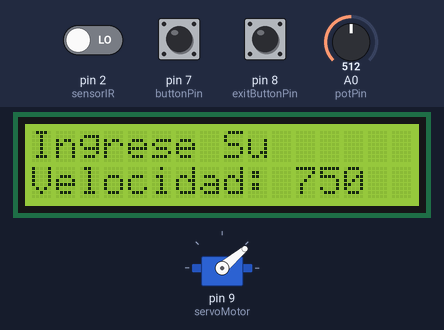
Recording of a sketch running on a simulated Arduino Uno, built with avr-gcc and run on an emulated ATmega328P. On the bench: 16×2 character LCD, servo. The test bench sets the inputs (shaded band); at power-on: pin 7 (buttonPin) HIGH, pin 2 (sensorIR) LOW, A0 (potPin) = 512, pin 8 (exitButtonPin) HIGH. What the sketch prints to the serial monitor is not drawn.

Above: at 1.3 s.
1.4 s: pin 7 (buttonPin) pulled LOW for 0.15 s
At 1.47 s:
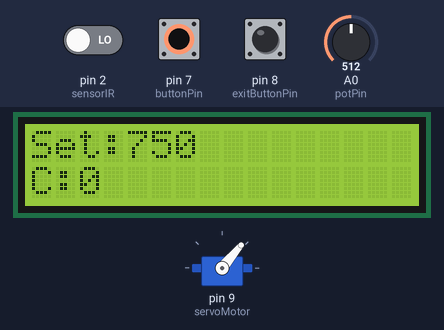
3.2 s: pin 2 (sensorIR) driven HIGH
At 5.9 s:
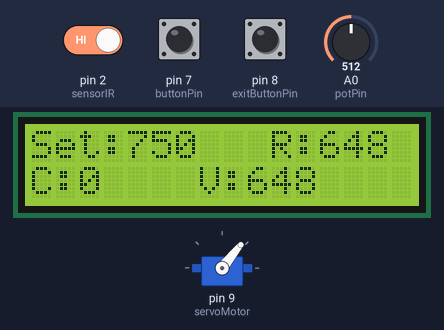
6.2 s: A0 (potPin) set to 716
9.2 s: pin 8 (exitButtonPin) pulled LOW for 0.15 s
At 9.6 s:
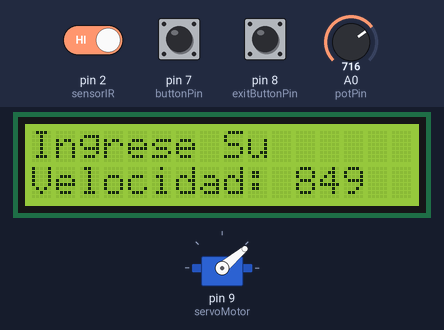
10.8 s: pin 7 (buttonPin) pulled LOW for 1 s
At 11.9 s:
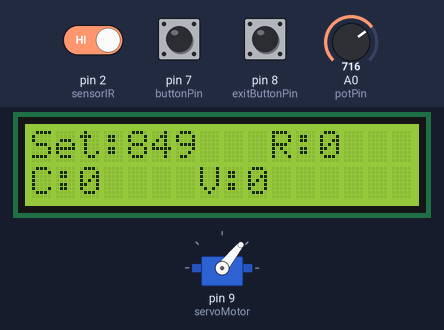
13.3 s: A0 (potPin) set to 900
At 16.7 s:
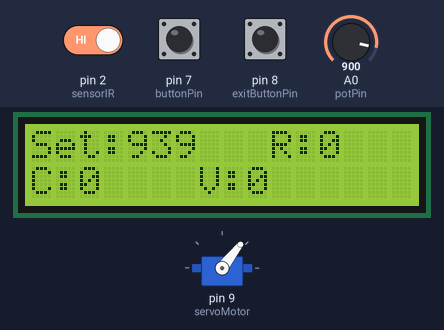
Timing chart, 0 to 57.7 s (numbered marks = the images above; inputs shaded):
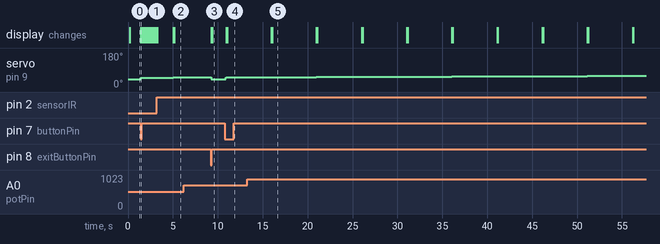

Measured:
- after the input at 1.4 s, servo on pin 9 (servoMotor): 40° → 50° at once; the display: changes at once (image 1)
- after the input at 6.2 s, every drawn part: stays the same
- after the input at 9.2 s, servo on pin 9 (servoMotor): 51° → 40° after 0.07 s; the display: first changes after 0.07 s (image 3 shows a later state)
- after the input at 10.8 s, servo on pin 9 (servoMotor): 40° → 51° after 0.11 s; the display: first changes after 0.13 s (image 4 shows a later state)
- after the input at 13.3 s, the display: first changes after 2.7 s (image 5 shows a later state)

The sketch:

Histeresis_final.ino
```cpp
#include <Wire.h>
#include <LiquidCrystal_I2C.h>
#include <Servo.h>

LiquidCrystal_I2C lcd(0x27, 16, 2);  // Dirección I2C 0x27, 16 columnas y 2 filas
Servo servoMotor;  // Instancia del objeto Servo

const int sensorIR = 2;
const int buttonPin = 7;    // Pin del botón
const int exitButtonPin = 8; // Pin del botón de salida
const int potPin = A0;      // Pin del potenciómetro
const int rpmRange = 3000;

int contador = 0;
unsigned long tiempoAhora = 0;
unsigned long periodo = 5000;  // Periodo de un minuto en milisegundos
int valorFijado = 0;
int velocidadDeseada = 0;  // Velocidad deseada para el control por histéresis
int velocidadReal = 0;  // Velocidad real medida por el sensor IR
int acumulado = 0;

bool iniciado = false;
bool aplicarHisteresis = false;

// Definir un margen de error permitido
int margenError = 100;

void resetProgram() {
  iniciado = false;
  aplicarHisteresis = false;
  contador = 0;
  tiempoAhora = 0;
  acumulado=0;

  lcd.clear();
  lcd.setCursor(0, 0);
  lcd.print("Ingrese Su");
  lcd.setCursor(0, 1);
  lcd.print("Velocidad: ");

  servoMotor.write(40); // Posición inicial del servomotor
}

void setup() {
  pinMode(sensorIR, INPUT);
  pinMode(buttonPin, INPUT_PULLUP);  // Configurar el botón con resistencia pull-up interna
  pinMode(exitButtonPin, INPUT_PULLUP); // Configurar el botón de salida con resistencia pull-up interna
  Serial.begin(9600);

  lcd.begin(16, 2);  // Inicializar el LCD
  lcd.backlight();   // Encender la luz de fondo del LCD
  lcd.setCursor(0, 0);
  lcd.print("Ingrese Su");
  lcd.setCursor(0, 1);
  lcd.print("Velocidad: ");
  resetProgram();
  servoMotor.write(40); // Posición inicial del servomotor
  servoMotor.attach(9);  // Conectar el servo al pin 9
}

void loop() {
  // Leer el valor del potenciómetro y mapearlo al rango de 500 a 1000 RPM
  velocidadDeseada = map(analogRead(potPin), 0, 1023, 500, 1000);

  delay(100);

  // Mostrar la velocidad deseada en el LCD solo si no se ha iniciado
  if (!iniciado) {
    lcd.setCursor(11, 1);
    lcd.print("    "); // Borrar caracteres anteriores
    lcd.setCursor(11, 1);
    lcd.print(velocidadDeseada);
  }

  // Esperar a que se presione el botón para comenzar el conteo y ajustar la velocidad
  if (!iniciado && digitalRead(buttonPin) == LOW) {
    iniciado = true;
    lcd.clear();
    lcd.setCursor(0, 0);
    lcd.print("Set:");
    lcd.print(velocidadDeseada);
    lcd.setCursor(0, 1);
    lcd.print("C:");

    // Fijar la posición inicial del servomotor con la cual se acciona levemente el gatillo
    servoMotor.write(50);
  }

  // Verificar si se presionó el botón de salida
  if (digitalRead(exitButtonPin) == LOW) {
    resetProgram();
  }

  // Si ha sido iniciado, mostrar el contador y contar las vueltas
  if (iniciado) {
    // Muestra el contador en el LCD
    lcd.setCursor(2, 1);
    lcd.print(contador);

    // Cada un minuto reinicia el contador
    if (millis() > (periodo + tiempoAhora)) {
      valorFijado = contador;
      Serial.println(contador);
      lcd.clear();
      lcd.setCursor(10, 0);
      lcd.print("R:");
      contador=contador*12;
      lcd.print(contador);
      tiempoAhora = millis();
      acumulado=acumulado+contador;
      lcd.setCursor(7, 1);  // Ajustar la posición del cursor en el LCD
      lcd.print("     ");   // Borrar caracteres anteriores
      lcd.setCursor(7, 1);
      lcd.print("V:");
      lcd.print(acumulado);
      Serial.println(acumulado);
      lcd.setCursor(0, 0);
      lcd.print("Set:");
      lcd.print(velocidadDeseada);
      lcd.setCursor(0, 1);
      lcd.print("C:");
      velocidadReal = contador;  // Actualizar velocidadReal al final del conteo
      aplicarHisteresis = true;
      contador = 0;
    }

    // Detecto la cinta lo cual es igual a las vueltas
    if (digitalRead(sensorIR) == 0) {
      contador+=3;
    }

    // Control por histéresis después de reiniciar el contador
    if (aplicarHisteresis) {
    int diferenciaVelocidad = int(velocidadReal) - int(velocidadDeseada);

    if (diferenciaVelocidad < -margenError) {
        // Si la velocidad real es significativamente menor que la deseada, aumentar la velocidad
        servoMotor.write(servoMotor.read() + 1);
    } else if (diferenciaVelocidad > margenError) {
        // Si la velocidad real es significativamente mayor que la deseada, disminuir la velocidad
        servoMotor.write(servoMotor.read() - 1);
    } else {
        // Si la velocidad real está dentro del margen de error, no varía
        servoMotor.write(servoMotor.read());
    }
    // Desactivar la histéresis para el siguiente minuto
    aplicarHisteresis = false;
    }
  }
}
```
